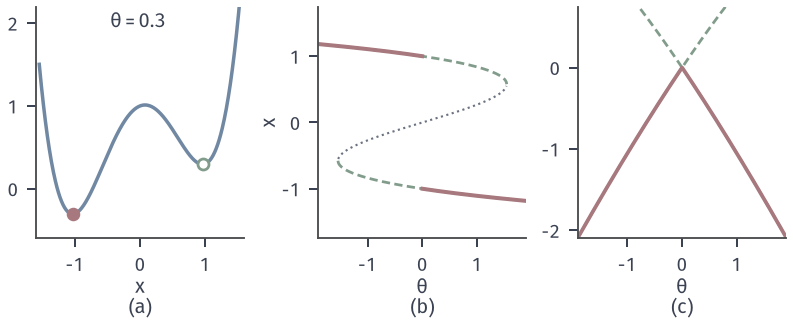

This chart was generated by the following Python code:
from pathlib import Path
import sys
sys.path.insert(0, str(Path(__file__).resolve().parents[1]/'sens-common'))
from sens_core import *
# f(x,theta)=(x^2-1)^2+theta*x: wells at theta=0.3, stationary branches, branch values and global value.
fig, axs = figure(width_mm=112, height_mm=46, ncols=3)
F = lambda x, t: (x**2-1)**2+t*x
ax = axs[0]
X = np.linspace(-1.55, 1.55, 400)
ax.plot(X, F(X, .3), color=BLUE, lw=1.4)
th = .3
r = np.sort(np.roots([4, 0, -4, th]).real)
ax.plot([r[2]], [F(r[2], th)], 'o', mfc='white', mec=GREEN, mew=1.1, ms=4.4, zorder=7)
opt_point(ax, (r[0], F(r[0], th)))
clean(ax, (-1.6, 1.6), (-.6, 2.2), xlabel='$x$', sub='(a)')
ax.set_xticks([-1, 0, 1]); ax.set_yticks([0, 1, 2]); ax.text(-.46, 1.95, r'$\theta=0.3$', fontsize=8)
T = np.linspace(-1.9, 1.9, 761)
lo, hi, mid = [], [], []
tc = 8/(3*np.sqrt(3))
TP = T[(T > -tc) & (T < tc)]
# branch tracking inside (-tc, tc): three real roots
R = np.array([np.sort(np.roots([4, 0, -4, t]).real) for t in TP])
Tneg = np.linspace(-tc+1e-6, 1.9, 500); Tpos = np.linspace(-1.9, tc-1e-6, 500)
xp = np.array([max(np.roots([4, 0, -4, t])[abs(np.roots([4, 0, -4, t]).imag) < 1e-7].real) for t in Tpos])
xm = np.array([min(np.roots([4, 0, -4, t])[abs(np.roots([4, 0, -4, t]).imag) < 1e-7].real) for t in Tneg])
ax = axs[1]
ax.plot(Tpos, xp, color=GREEN, lw=1.1, ls='--', dashes=(3, 1.6)); ax.plot(Tneg, xm, color=GREEN, lw=1.1, ls='--', dashes=(3, 1.6))
ax.plot(TP, R[:, 1], color=MUTED, lw=.85, ls=':')
ax.plot(Tpos[Tpos < 0], xp[Tpos < 0], color=RED, lw=1.6)
ax.plot(Tneg[Tneg > 0], xm[Tneg > 0], color=RED, lw=1.6)
clean(ax, (-1.9, 1.9), (-1.75, 1.75), xlabel=r'$\theta$', sub='(b)')
ax.set_ylabel('$x$', labelpad=1); ax.set_xticks([-1, 0, 1]); ax.set_yticks([-1, 0, 1])
ax = axs[2]
vp, vm = F(xp, Tpos), F(xm, Tneg)
ax.plot(Tpos, vp, color=GREEN, lw=1.1, ls='--', dashes=(3, 1.6)); ax.plot(Tneg, vm, color=GREEN, lw=1.1, ls='--', dashes=(3, 1.6))
V = np.minimum(np.interp(T, Tpos, vp, left=np.inf, right=np.inf), np.interp(T, Tneg, vm, left=np.inf, right=np.inf))
ax.plot(T, V, color=RED, lw=1.5)
clean(ax, (-1.9, 1.9), (-2.1, .75), xlabel=r'$\theta$', sub='(c)')
ax.set_xticks([-1, 0, 1]); ax.set_yticks([-2, -1, 0])
save(fig, Path(__file__).resolve().parent, 'figure', {'objective': '(x^2-1)^2+theta*x', 'fold_theta': float(tc)})
